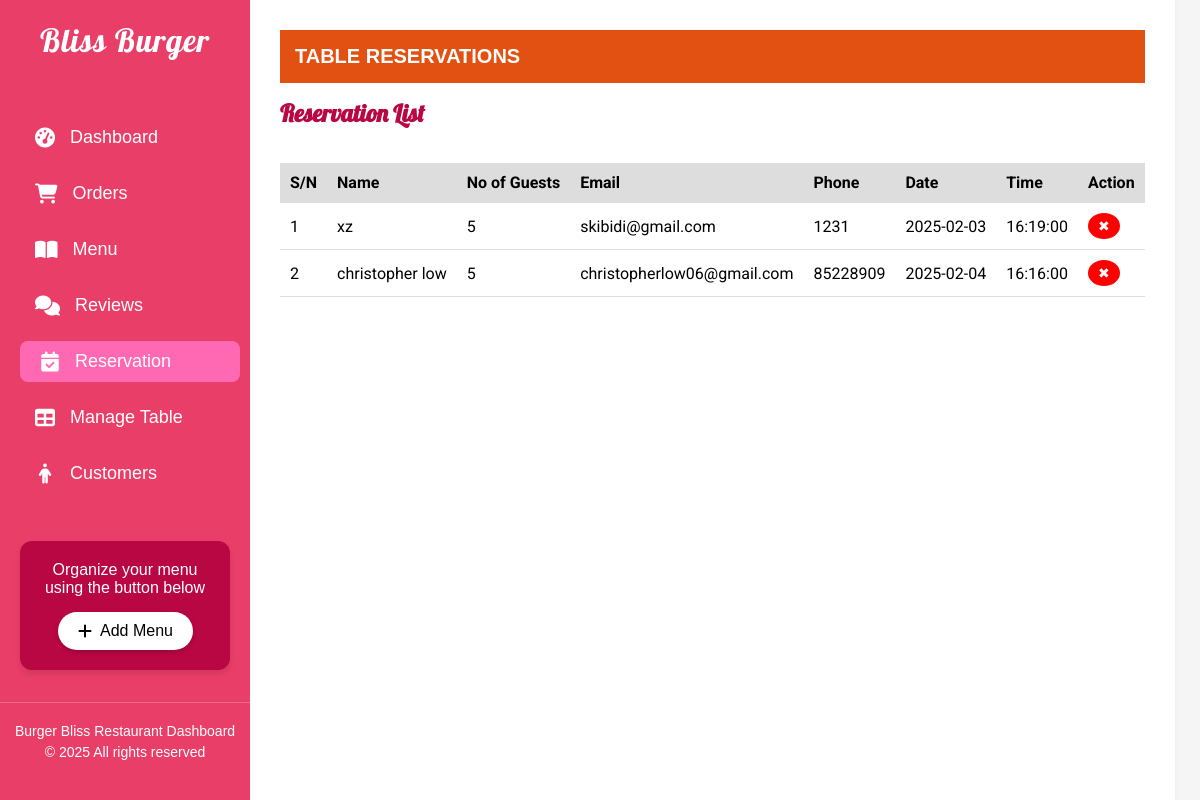
Screenshot of /php_admin/admin_live.php with the database file from the repository.
### tables this page shows
CREATE TABLE `reservation` (
  `id` int(11) NOT NULL,
  `name` varchar(255) NOT NULL,
  `email` varchar(255) NOT NULL,
  `contact` varchar(15) NOT NULL,
  `date_rsv` date NOT NULL,
  `time_rsv` time NOT NULL,
  `guests` int(11) NOT NULL
);

### php_admin/admin_live.php (the view, shortened to what this page needs)
<?php
require_once("db_connection.php");
$per_page = 20;
$page = isset($_GET['page']) ? $_GET['page'] : 1;
$start = ($page - 1) * $per_page;
$reserve = $conn->query("SELECT * FROM reservation ORDER BY date_rsv ASC, time_rsv ASC LIMIT $start, $per_page");
$result = "";
if ($reserve->num_rows) {
    $result .= "<table class='reservation-table'>
                    <thead>
                        <tr>
                            <th>S/N</th>
                            <th>Name</th>
                            <th>No of Guests</th>
                            <th>Email</th>
                            <th>Phone</th>
                            <th>Date</th>
                            <th>Time</th>
                            <th>Action</th>
                        </tr>
                    </thead>
                    <tbody>";
    $x = 1;
    while ($row = $reserve->fetch_assoc()) {
        $reserve_id = $row['id'];
        $name = $row['name'];
        $no_of_guest = $row['guests'];
        $email = $row['email'];
        $phone = $row['contact'];
        $date_res = $row['date_rsv'];
        $time = $row['time_rsv'];
        $result .= "<tr>
                        <td>$x</td>
                        <td>$name</td>
                        <td>$no_of_guest</td>
                        <td>$email</td>
                        <td>$phone</td>
                        <td>$date_res</td>
                        <td>$time</td>
                        <td>
                            <form method='POST' onsubmit='return confirmDelete();'>
                                <input type='hidden' name='delete_id' value='$reserve_id'>
                                <button type='submit' class='delete-btn'>✖</button>
                            </form>
                        </td>
                    </tr>";
        $x++;
    }
    $result .= "</tbody></table>";
} else {
    $result = "<p class='no-reservations'>No Table reservations available yet</p>";
}
?>
<!DOCTYPE html>
<html lang="en">
<head>
    <link rel="stylesheet" href="../css/admin_live.css">
</head>
<body>
<div class="container">
        <?php include "admin_navbar.php"?>
    <main class="main-content">
        <header>
            <h1 id="header-title">TABLE RESERVATIONS</h1>
        </header>
        <section id="reservation-list">
            <h2 style="padding-top:15px;padding-bottom:15px;">Reservation List</h2>
            <?php echo $result; ?>
        </section>
    </main>
</div>
</body>
</html>

### css/admin_live.css (style rules this page uses)
body, h1, h2, h3, p, ul, li { margin: 0; padding: 0; font-family: Arial, sans-serif; }
.container { display: flex; height: 100vh; }
.main-content { flex: 1; padding: 20px; background: #f9f9f9; }
header { display: flex; justify-content: space-between; align-items: center; background: #e25111; color: white; padding: 15px; }
header h1 { font-size: 20px; }
.reservation-table { width: 100%; border-collapse: collapse; }
.reservation-table thead { background: #ddd; }
.reservation-table th, .reservation-table td { padding: 10px; text-align: left; border-bottom: 1px solid #ddd; }
.delete-btn { background: red; color: white; border: none; padding: 5px 10px; cursor: pointer; border-radius: 50%; font-size: 14px; text-decoration: none; }

### css/admin_navbar.css (style rules this page uses)
* { margin: 0; padding: 0; box-sizing: border-box; }
:root { --sidebar-bg: #e93e68; --sidebar-hover: #ff69b4; --button-bg: #ffffff; --button-hover: #ff1493; --font-primary: 'Roboto', sans-serif; --font-secondary: 'Lobster', cursive; --text-color: #ffffff; --accent-color: #b90743; --transition-speed: 0.3s; --box-shadow: 0 4px 6px rgba(0, 0, 0, 0.1); }
body { font-family: var(--font-primary); display: flex; min-height: 100vh; background-color: #f5f5f5; animation: fadeIn 1s ease-in-out; }
.main-content { flex: 1; padding: 30px; background-color: #ffffff; box-shadow: -2px 0 5px rgba(0,0,0,0.1); transition: margin-left var(--transition-speed); animation: mainContentFadeIn 1s ease-in-out; }
.main-content h2 { font-family: var(--font-secondary); color: var(--accent-color); margin-bottom: 20px; opacity: 0; transform: translateY(-20px); animation: fadeInUp 0.5s forwards; animation-delay: 1.4s; }

### php_admin/admin_live.php (style rules this page uses)
#reservation-list { display: block; }

### rows the page displays
reservation: name "xz", guests "5", email "skibidi@gmail.com", contact "1231", date_rsv "2025-02-03", time_rsv "16:19:00"
reservation: name "christopher low", guests "5", email "christopherlow06@gmail.com", contact "85228909", date_rsv "2025-02-04", time_rsv "16:16:00"
